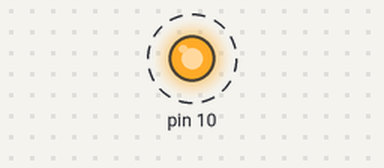
The sketch below on a simulated Arduino Uno, built with avr-gcc and run on an emulated ATmega328P. On the bench: output pins drawn as LEDs (lit = HIGH). Dashed ring = blinking. What the sketch prints to the serial monitor is not drawn.

Above: at 1.0 s.
Timing chart, 0 to 4.7 s (numbered marks = the images above):
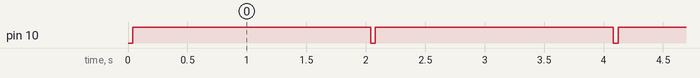

Measured:
- by itself, pin 10: alternates HIGH for 2.0 s and LOW for 0.04 s

The sketch:

LevelShifter_SPI_Test_Due.ino
```cpp
/* SPI Master Demo
 *
 * Master monitors master button and sends button press status to slave. Master reads
 * slave LED status every 5 seconds and updates master LED status.
 *
 * Communication Protocol:
 * Slave acknowledges SS (Slave Select) by sending -1 slave response code and receiving
 * master command code. On subsequent SS slave echoes master command code or -1 slave
 * response code indicating an unrecognized command has been received. Additional SS's
 * may be needed to transfer additional data to/from Slave depending on the master command
 * code.
 *
 * Master command codes:
 * cmdBtn.
 * Inform slave of a master button press.
 *
 * SPI pin numbers:
 * SCK   13  // Serial Clock.
 * MISO  12  // Master In Slave Out.
 * MOSI  11  // Master Out Slave In.
 * SS    10  // Slave Select
 *
 * If you found this fun or interesting please make a small donation to my PayPal account
 * at https://www.paypal.com/cgi-bin/webscr?cmd=_s-xclick&hosted_button_id=GTBD7T7BXPGQY.
 * I have many more Arduino projects in mind and appreciate your support.
 *
 * No commercial use without prior consent.
 *
 * Based on code by: Nick Cammon 2/2011.
 */
// Include SPI (Serial Peripheral Interface) library.
#include <SPI.h>

byte send_data = 0;

// The setup() function runs after reset.
void setup() {
  // Initialize serial for DEBUG.
  Serial.begin(9600);
  while(!Serial);
  // Initialize SPI.
  // SCK, MOSI, SS pins into output mode
  // also put SCK, MOSI into LOW state, and SS into HIGH state.
  // Then put SPI hardware into Master mode and turn SPI on
  SPI.begin();
  // Slow down the master a bit
  //SPI.setClockDivider(SPI_CLOCK_DIV8);
  // Master initialized.
  Serial.println("Master Initialized");
}
// The loop() function runs continuously after setup().
void loop() {
  // Master button pressed?
  // Yes
  Serial.println("Master Button Pressed.");
  // Select and wait for slave.
  digitalWrite(10, LOW);
  //Serial.println("***Slave Selected.");
  delay(20);
  // Send cmdBtn
  SPI.transfer(send_data);
  Serial.println("data Sent.");
  // Wait for slave.
  delay(20);
  // Get slave response.
  byte rx = SPI.transfer(255);
  // Acknowledged?
  if (rx == send_data) {
    // Yes.
    Serial.println("Slave acknowledged cmdBtn.");
  }
  // Command not recognized?
  else if (rx == 255) {
    // Yes.
    Serial.println("Slave returned -1 slave return code - master command code not recognized.");
  }
  // Unrecognized response.
  else {
    Serial.println("Slave returned:" + String(rx) + ".");
  }
  // Disable slave.
  digitalWrite(10, HIGH);

  delay(2000);
}
```
